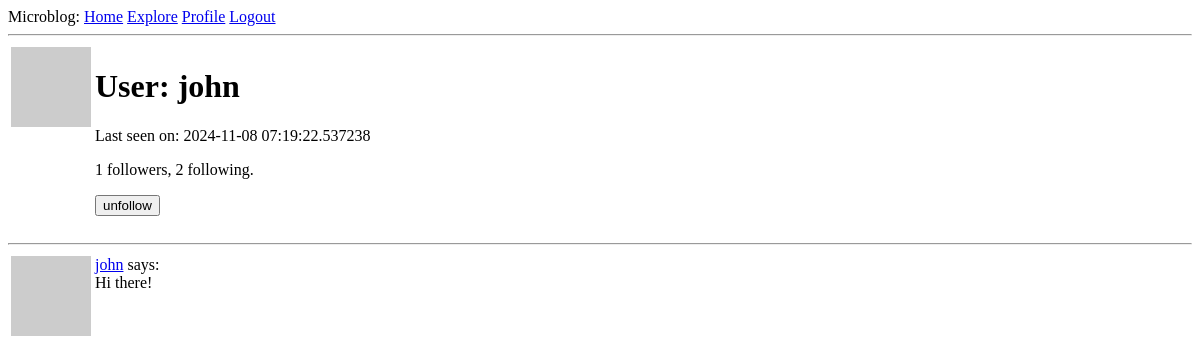
Page /user/john (signed in) on the earlier database version.
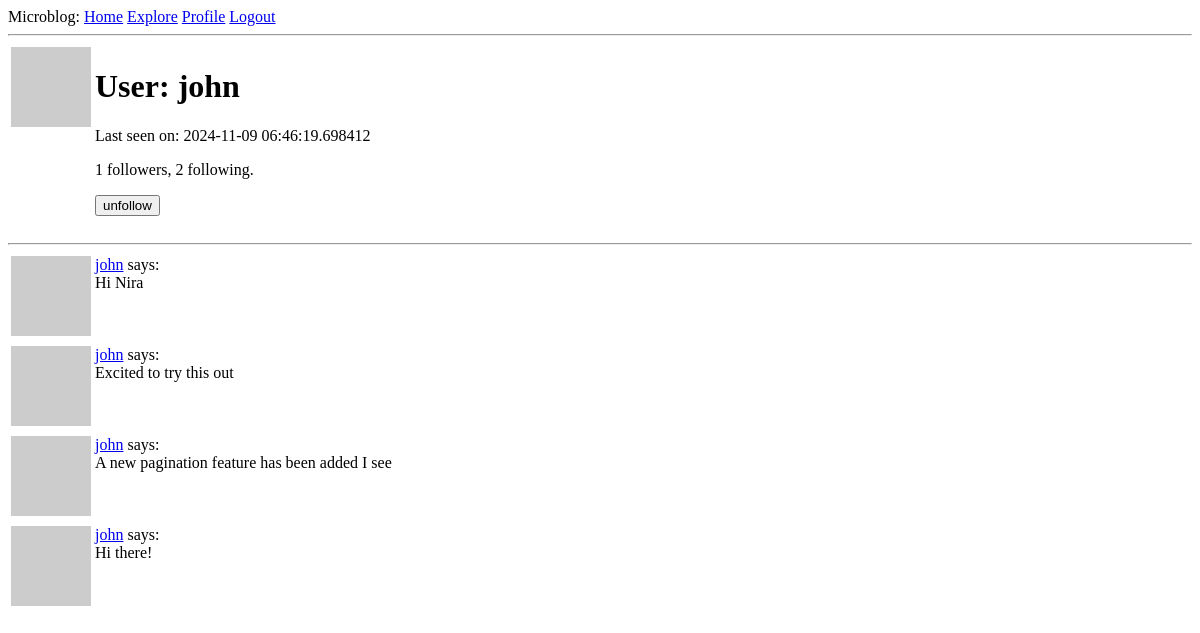
Same page on the later database version.
### app/models.py (models this page shows, shortened)
class User(UserMixin, db.Model):
    id: so.Mapped[int] = so.mapped_column(primary_key=True)
    username: so.Mapped[str] = so.mapped_column(sa.String(64),index=True,unique=True)
    email: so.Mapped[str] = so.mapped_column(sa.String(120), index=True, unique=True)
    password_hash: so.Mapped[Optional[str]] = so.mapped_column(sa.String(256))
    about_me: so.Mapped[Optional[str]] = so.mapped_column(sa.String(140))
    last_seen: so.Mapped[Optional[datetime]] = so.mapped_column(
        default=lambda: datetime.now(timezone.utc))
    posts: so.WriteOnlyMapped['Post'] = so.relationship('Post', back_populates='author')
    following: so.WriteOnlyMapped['User'] = so.relationship(
        secondary=followers, primaryjoin=(followers.c.follower_id==id),
        secondaryjoin=(followers.c.followed_id==id),
        back_populates='followers')
    followers: so.WriteOnlyMapped['User'] = so.relationship(
        secondary=followers, primaryjoin=(followers.c.followed_id==id),
        secondaryjoin=(followers.c.follower_id==id),
        back_populates='following')
    def avatar(self, size):
        digest = md5(self.email.lower().encode('utf-8')).hexdigest()
        return f"https://www.gravatar.com/avatar/{digest}?d=identicon&s={size}"
    def is_following(self,user):
        query = self.following.select().where(User.id == user.id)
        return db.session.scalar(query) is not None
    def followers_count(self):
        query = sa.select(sa.func.count()).select_from(
            self.followers.select().subquery())
        return db.session.scalar(query)
    def following_count(self):
        query = sa.select(sa.func.count()).select_from(
            self.following.select().subquery())
        return db.session.scalar(query)

class Post(db.Model):
    id: so.Mapped[int] = so.mapped_column(primary_key=True)
    body: so.Mapped[str] = so.mapped_column(sa.String(140))
    timestamp: so.Mapped[datetime] = so.mapped_column(
        index=True, default=lambda: datetime.now(timezone.utc))
    user_id: so.Mapped[int] = so.mapped_column(sa.ForeignKey(User.id),index=True)
    author: so.Mapped['User'] = so.relationship('User', back_populates='posts')

### app/routes.py (the view)
@app.route('/user/<username>')
@login_required
def user(username):
    user = db.first_or_404(sa.select(User).where(User.username == username))
    page = request.args.get('page', 1, type=int)
    query = user.posts.select().order_by(Post.timestamp.desc())
    posts = db.paginate(query, page=page, per_page= app.config['POSTS_PER_PAGE'],error_out=False)
    next_url = url_for('user',username=user.username,page=posts.next_num) \
        if posts.has_next else None
    prev_url = url_for('user', username=user.username, posts=posts.prev_num) \
        if posts.has_prev else None
    form = EmptyForm()
    return render_template('user.html', user=user, form=form, posts=posts.items, next_url=next_url, prev_url=prev_url)

### app/forms.py
class EmptyForm(FlaskForm):
    submit = SubmitField('Submit')

### app/models.py (called while the page is built)
@login.user_loader
def load_user(id):
    return db.session.get(User, int(id))

### app/routes.py (called while the page is built)
@app.before_request
def before_request():
    if current_user.is_authenticated:
        current_user.last_seen = datetime.now(timezone.utc)
        db.session.commit()

### app/templates/user.html (shortened to what this page needs)
{% extends "base.html" %}
{% block content %}
    <table>
        <tr valign="top">
            <td><img src="{{ user.avatar(128) }}"></td>
            <td>
                <h1>User: {{ user.username }}</h1>
                {% if user.last_seen %}<p>Last seen on: {{ user.last_seen }}</p>{% endif %}
                <p>{{ user.followers_count() }} followers, {{ user.following_count() }} following.</p>
                {% if user == current_user %}
                <p><a href="{{ url_for('edit_profile') }}">Edit your profile</a></p>
                {% else %}
                <p>
                    <form action="{{ url_for('unfollow', username=user.username) }}" method="post">
                        {{ form.submit(value='unfollow') }}
                    </form>
                </p>
                {% endif %}
            </td>
        </tr>
    </table>
    <hr>
    {% for post in posts %}
        {% include '_post.html' %}
    {% endfor %}
{% endblock %}

### app/templates/_post.html
<table>
    <tr valign="top">
        <td><img src="{{ post.author.avatar(36) }}" alt=""></td>
        <td>
            <a href="{{ url_for('user', username=post.author.username) }}">{{ post.author.username}}</a>
            says:<br>{{ post.body}}</td>
    </tr>
</table>

Differences in the rows shown:
changed User "john": last_seen "2024-11-08 07:19:22.537238" → "2024-11-09 06:46:19.698412"
added Post: author.username "john", body "Hi Nira"
added Post: author.username "john", body "Excited to try this out"
added Post: author.username "john", body "A new pagination feature has been added I see"
